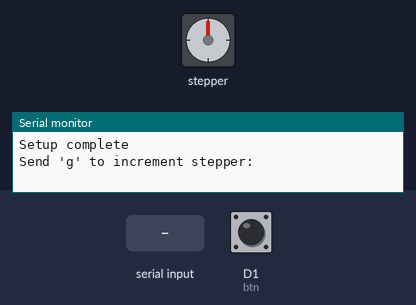
The sketch below on a simulated ESP8266 (NodeMCU). Parts: stepper motor, the last lines printed to the serial monitor. The test bench sets the inputs (shaded band); at power-on: D1 (btn) HIGH. Stepper angles assume 200 steps per turn.

Above: at 1.2 s.
1.3 s: D1 (btn) pulled LOW for 0.15 s
At 3.1 s:
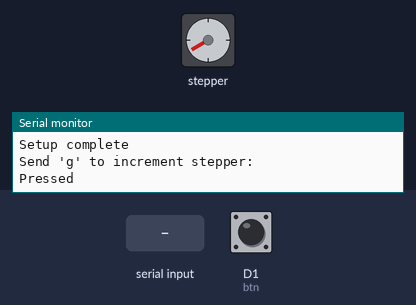
3.4 s: "g" received over Serial
At 5.2 s:
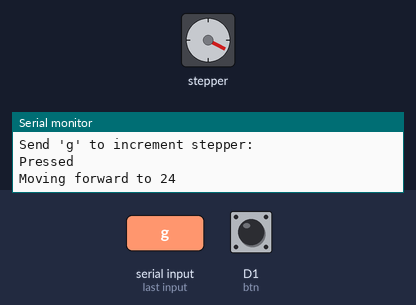
5.5 s: "r" received over Serial
At 5.95 s:
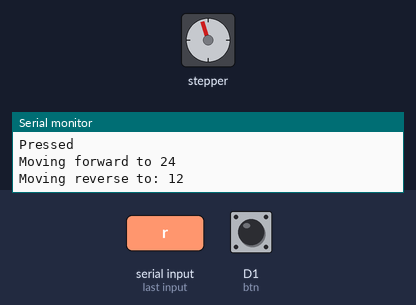
7.6 s: "^" received over Serial
At 8.3 s:
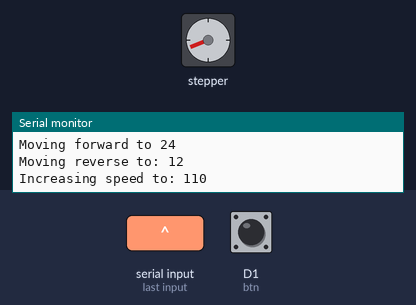
9.1 s: "v" received over Serial
At 9.8 s:
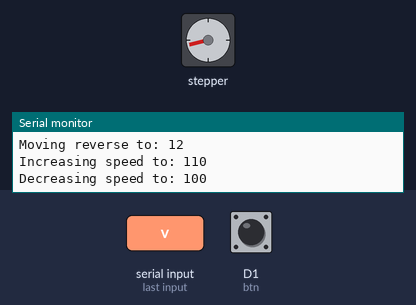
10.6 s: D1 (btn) pulled LOW for 1 s
At 11.6 s:
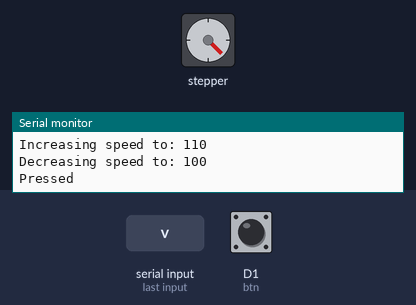
Timing chart, 0 to 13.6 s (numbered marks = the images above; inputs shaded):
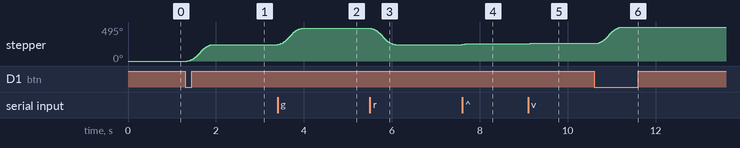

Measured:
- after the input at 1.3 s, stepper: turns 239° clockwise in 0.58 s, starting after 0.05 s
- after the input at 3.4 s, stepper: turns 239° clockwise in 0.58 s, starting at once
- after the input at 5.5 s, stepper: turns 239° counter-clockwise in 0.58 s, starting at once
- after the input at 10.6 s, stepper: turns 240° clockwise in 0.58 s, starting after 0.05 s

The sketch:

stepper_test.ino
```cpp
#include <AccelStepper.h>
#include <Stepper.h>

#define HALFSTEP 8

// Motor pin definitions
// Arduino Mega
//#define motorPin1  2     // IN1 on the ULN2003 driver 1
//#define motorPin2  3     // IN2 on the ULN2003 driver 1
//#define motorPin3  4     // IN3 on the ULN2003 driver 1
//#define motorPin4  5     // IN4 on the ULN2003 driver 1
// ESP8266
#define motorPin1  D5     // IN1 on the ULN2003 driver 1
#define motorPin2  D6     // IN2 on the ULN2003 driver 1
#define motorPin3  D7     // IN3 on the ULN2003 driver 1
#define motorPin4  D8     // IN4 on the ULN2003 driver 1

//#define ONE_TWENTY 1360
#define ONE_TWENTY 133
#define TICKS_TO_DEG(x) ((x) / 11)

// 150 for max speed seems to be a good speed without causing jams.
int MAX_SPEED = 400; // Top speed. Used for the "move to" command.
int MAX_ACCEL = 1500; // Max acceleration. Used with the "move to" command.
int SPEED = 100; // Speed used with the "move constant speed" command. Not used with "move to".

// Initialize with pin sequence IN1-IN3-IN2-IN4 for using the AccelStepper with 28BYJ-48
//AccelStepper stepper1(HALFSTEP, motorPin1, motorPin3, motorPin2, motorPin4, false);
AccelStepper stepper1(HALFSTEP, motorPin1, motorPin2, motorPin3, motorPin4, false);
// Order: 1, 3, 2, 4
// Connection: Yellow A +, blue A-, green B +, Red B-

int stepsPerRevolution = 200;
// initialize the stepper library on pins 8 through 11:
Stepper stepper2(stepsPerRevolution, motorPin1, motorPin2, motorPin3, motorPin4);

unsigned long lastdb = 0, dbDelay = 50;
int btn = D1;
int btnState = HIGH, lastState = HIGH;

int stepperToUse = 1;

void setup() {
  pinMode(btn, INPUT_PULLUP);

  digitalWrite(motorPin1, LOW);
  digitalWrite(motorPin2, LOW);
  digitalWrite(motorPin3, LOW);
  digitalWrite(motorPin4, LOW);

  Serial.begin(9600);

  stepper1.setMaxSpeed(MAX_SPEED);
  stepper1.setAcceleration(MAX_ACCEL);
  //stepper1.setSpeed(520);
  //stepper1.setAcceleration(500);
  //stepper1.setSpeed(200);
  //stepper1.moveTo(40000);

  Serial.println("Setup complete");
  Serial.println("Send 'g' to increment stepper: ");

}//--(end setup )---

void loop() {

  int val = digitalRead(btn);

  char c = 0;

  if(Serial.available() > 0) {
    c = Serial.read();

    switch(c)
    {
      // GO FORWARD
      case 'g':
        Serial.print("Moving forward to ");
        Serial.println(TICKS_TO_DEG(stepper1.targetPosition() + ONE_TWENTY));
        moveNumThirds(1);
        break;
      case 'r':
        Serial.print("Moving reverse to: " );
        Serial.println(TICKS_TO_DEG(stepper1.targetPosition() - ONE_TWENTY));
        moveNumThirds(-1);
        break;
      // STOP
      case 's':
        Serial.println("Stopping...");
        stepper1.stop();
        stepper1.disableOutputs();
        break;

      case '^':
        SPEED += 10;
        stepper1.setSpeed(SPEED);
        Serial.print("Increasing speed to: ");
        Serial.println(SPEED);
        //movePlus120();
        break;

      case 'v':
        SPEED -= 10;
        stepper1.setSpeed(SPEED);
        Serial.print("Decreasing speed to: ");
        Serial.println(SPEED);
        //movePlus120();
        break;

      case 'm':
        MAX_SPEED -= 10;
        stepper1.setMaxSpeed(MAX_SPEED);
        Serial.print("Decreasing max speed to: ");
        Serial.println(MAX_SPEED);
        //movePlus120();
        break;

      case 'M':
        MAX_SPEED += 10;
        stepper1.setMaxSpeed(MAX_SPEED);
        Serial.print("Increasing max speed to: ");
        Serial.println(MAX_SPEED);
        //movePlus120();
        break;
      case 'a':
        MAX_ACCEL -= 10;
        stepper1.setAcceleration(MAX_ACCEL);
        Serial.print("Decreasing accel to: ");
        Serial.println(MAX_ACCEL);
        //movePlus120();
        break;

      case 'A':
        MAX_ACCEL += 10;
        stepper1.setAcceleration(MAX_ACCEL);
        Serial.print("Increasing accel to: ");
        Serial.println(MAX_ACCEL);
        //movePlus120();
        break;

      case '1':
        Serial.println("Using AccelStepper");
        stepperToUse = 1;
        break;
      case '2':
        Serial.println("Using basic Stepper.h");
        stepperToUse = 2;
        break;
    }
  }

  if(val != lastState)
  {
    lastdb = millis();
//    Serial.print("State changed; millis: ");
//    Serial.println(lastdb);
  }

  if((millis() - lastdb) > dbDelay)
  {
    if(val != btnState){
      btnState = val;

      //Serial.println(btnState);

      if(btnState == LOW) {
        Serial.println("Pressed");
        if(stepperToUse == 1)
          stepper1.enableOutputs();
        else
        {
        }
        movePlus120();
      }
    }
  }

  lastState = val;

  if(stepperToUse == 1)
  {
    if(stepper1.distanceToGo() == 0)
    {
      //Serial.println("stopping");
      stepper1.stop();
      stepper1.disableOutputs();
    }
    else{
      stepper1.run();
    }
  }
  else
  {

  }


  //Change direction when the stepper reaches the target position
//  if (stepper1.distanceToGo() == 0) {
//    stepper1.moveTo(-stepper1.currentPosition());
//  }
//  stepper1.run();
}

void movePlus120() {
  if(stepperToUse == 1)
  {
    stepper1.enableOutputs();
    stepper1.moveTo(stepper1.targetPosition() + ONE_TWENTY);
  }
}

void moveNumThirds(int num){
  if(stepperToUse == 1)
  {
    stepper1.enableOutputs();
    stepper1.moveTo(stepper1.targetPosition() + (num * ONE_TWENTY));
  }
  else
  {

  }
  //stepper1.setSpeed(SPEED);
}
```
